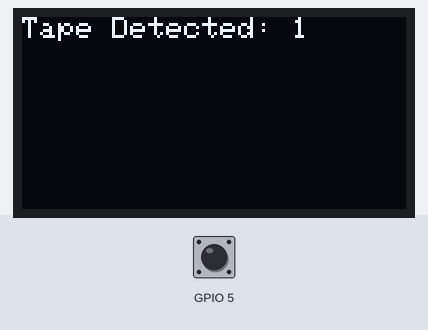
Bench run of a program on a simulated ESP32-S3. Shown: 128×64 one-colour display. The test bench sets the inputs (shaded band); at power-on: GPIO 5 HIGH. The display library's start-up logo is not drawn.

Above: at 2.2 s.
2.3 s: GPIO 5 pulled LOW for 0.15 s
At 2.41 s:
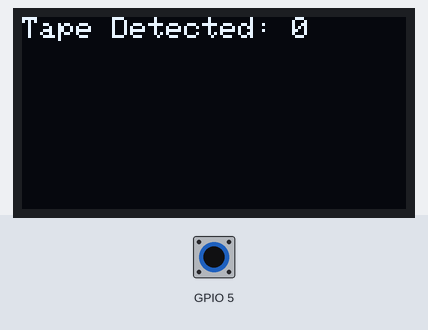
3.9 s: GPIO 5 pulled LOW for 3.2 s
Timing chart, 0 to 6.9 s (numbered marks = the images above; inputs shaded):
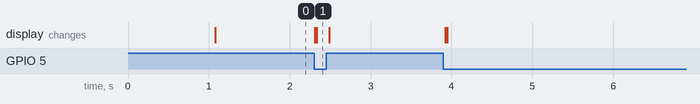

Measured:
- after the input at 2.3 s, the display: first changes at once (image 1 shows a later state)

The program:

main.cpp
```cpp
#include <Arduino.h>
#include <Wire.h>
#include <Adafruit_GFX.h>
#include <Adafruit_SSD1306.h>

#define SCREEN_WIDTH 128 // OLED display width, in pixels
#define SCREEN_HEIGHT 64 // OLED display height, in pixels

#define I2C_SDA 15
#define I2C_SCL 16

// Declaration for an SSD1306 display connected to I2C (SDA, SCL pins)
#define OLED_RESET -1 // Reset pin # (or -1 if sharing Arduino reset pin)
Adafruit_SSD1306 display_handler(SCREEN_WIDTH, SCREEN_HEIGHT, &Wire, OLED_RESET);

void OledSetup() {
  display_handler.begin(SSD1306_SWITCHCAPVCC, 0x3C);

  display_handler.display();
  delay(1000);
  display_handler.clearDisplay();

  display_handler.setTextSize(1);
  display_handler.setTextColor(SSD1306_WHITE);
}

volatile bool detected = true;

void IRAM_ATTR tapeDetected() {
  detected = !detected;
  display_handler.clearDisplay();
}

void setup() {
  bool success = Wire.begin(I2C_SDA, I2C_SCL);
  OledSetup();
  pinMode(5, INPUT_PULLUP);
  attachInterrupt(digitalPinToInterrupt(5), tapeDetected, CHANGE);
}

void loop() {
  display_handler.setCursor(0, 0);
  display_handler.println("Tape Detected: " + String(detected));
  display_handler.display();
  // if (digitalRead(5) == HIGH) {
  //   display_handler.clearDisplay();
  //   display_handler.setCursor(0, 0);
  //   display_handler.println("Tape Detected!");
  //   display_handler.display();
  // }
  // else {
  //   display_handler.clearDisplay();
  //   display_handler.setCursor(0, 0);
  //   display_handler.println("No Tape Detected");
  //   display_handler.display();
  // }
}
```
